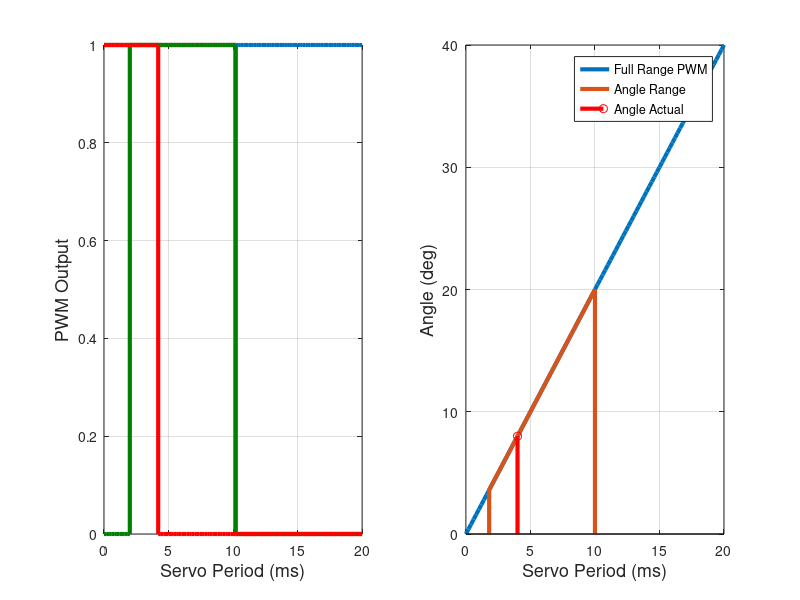

Write the MATLAB code that produced this figure.
%% servo figures

clf

x = (0:0.01:1).';
N = size(x, 1);

servo_pos_ms = 4;

servo_period_mus = 20000;
servo_period_ms = servo_period_mus * 1e-3;

servo_ratio = servo_pos_ms / servo_period_ms;
Nhigh = floor(servo_ratio * N);
pwm_full_range = ones(size(x));

ang_gain = 40;
ang_max = 20;

ang_full_range = x*ang_gain;

ind_ang_max = find(ang_full_range <= ang_max, 1, 'last');
pwm_max_range = pwm_full_range;
pwm_max_range(ind_ang_max+1:end) = 0;

ind_ang_act = find(x <= servo_ratio, 1, 'last');
pwm_act_range = pwm_full_range;
pwm_act_range(ind_ang_act+1:end) = 0;

fontsize = 13;

temp_x = x*servo_period_ms;
temp_y = ones(size(temp_x));
temp_y(temp_x < 1.8) = 0;
temp_y(temp_x > 10) = 0;

figure(1)
subplot(121)
stairs(x*servo_period_ms, pwm_full_range, 'linewidth', 3), grid on, hold on
stairs(x*servo_period_ms, pwm_max_range , 'linewidth', 3)
stairs(temp_x, temp_y , 'linewidth', 3, 'Color', [0 0.5 0])
stairs(x*servo_period_ms, pwm_act_range, 'linewidth', 3, 'Color', [1 0 0]), hold off
xlabel('Servo Period (ms)', 'Fontsize', fontsize), ylabel('PWM Output', 'Fontsize', fontsize)
subplot(122)
plot(x*servo_period_ms, ang_full_range, 'linewidth', 3), grid on, hold on
plot([x(10)*servo_period_ms;x(10:ind_ang_max)*servo_period_ms;x(ind_ang_max)*servo_period_ms], ...
    [0;ang_full_range(10:ind_ang_max);0], 'linewidth', 3)
stem(x(ind_ang_act)*servo_period_ms, x(ind_ang_act)*ang_gain, 'r', 'linewidth', 3), hold off
legend('Full Range PWM', 'Angle Range', 'Angle Actual', 'location', 'best', 'Fontsize', fontsize-4)
xlabel('Servo Period (ms)', 'Fontsize', fontsize), ylabel('Angle (deg)', 'Fontsize', fontsize)
